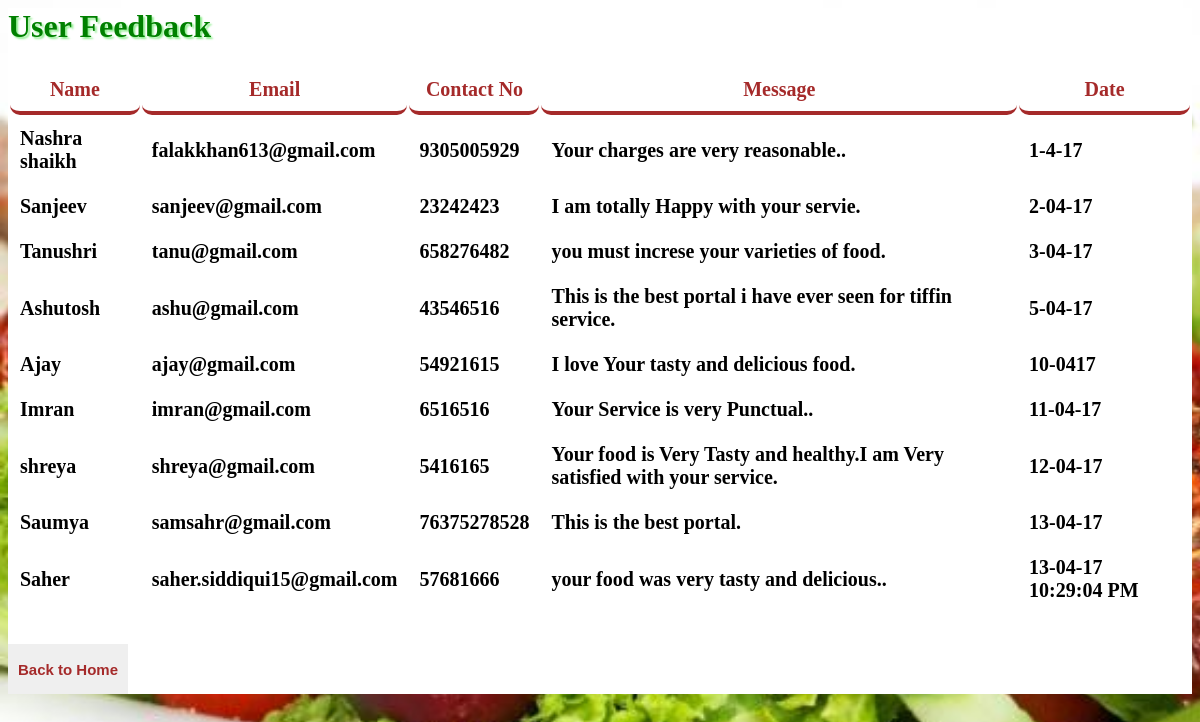
The page /adminZone/Userfeedback.php on the database its author committed.
### tables this page shows
CREATE TABLE IF NOT EXISTS `feedback` (
  `Id` int(11) NOT NULL AUTO_INCREMENT,
  `Name` varchar(30) NOT NULL,
  `Email` varchar(50) NOT NULL,
  `ContactNo` varchar(20) NOT NULL,
  `Message` varchar(1000) NOT NULL,
  `date` varchar(20) DEFAULT NULL,
  PRIMARY KEY (`Id`)
);

### adminZone/Userfeedback.php (the view, shortened to what this page needs)
<html>
    <head>
        <link href="../css/format.css" rel="stylesheet" type="text/css"/>
    </head>
    <body>
        <div class='feedback'>
        <h1>User Feedback</h1>
        <table cellpadding='10'>
            <tr>
                <th>Name</th><th>Email</th><th>Contact No</th><th>Message</th><th>Date</th>
            </tr>
            <?php
            include_once'../processes/connection.php';
            $query="select * from feedback";
            $result=mysqli_query($conn,$query);
            while($row=mysqli_fetch_array($result))
            {
            ?>
            <tr>
                <td><?php echo $row['Name'] ?></td><td><?php echo $row['Email'] ?></td><td><?php echo $row['ContactNo'] ?></td><td><?php echo $row['Message'] ?></td><td><?php echo $row['date'] ?></td>
            </tr>
            <?php } ?>
        </table>
         <input type="button" value="Back to Home" style="width: 120px; height: 50px; margin-top: 30px; font-size: 15px; border: 0; cursor: pointer; color:brown; font-weight: bold;" onclick="location.href='adminhome.php'">
            </div>
    </body>
</html>

### assets/css/format.css (style rules this page uses)
body { background-image: url('../images/back.jpg'); background-size: cover; }
.feedback { background-color: white; opacity: 0.8 text-align: center; //border:1px solid red; }
.feedback h1 { color: green; text-shadow: 2px 2px 2px lightgreen; }
table { //border:1px solid red; margin: 0px auto; }
table tr th { border-bottom: 4px solid brown; border-radius: 10px; color: brown; font-size: 20px; }
table tr td { font-size: 20px; HP Simplified; color: black; font-weight: bold; }

### rows shown on the page
feedback: Name "Nashra shaikh", Email "falakkhan613@gmail.com", ContactNo "9305005929", Message "Your charges are very reasonable..", date "1-4-17"
feedback: Name "Sanjeev", Email "sanjeev@gmail.com", ContactNo "23242423", Message "I am totally Happy with your servie.", date "2-04-17"
feedback: Name "Tanushri", Email "tanu@gmail.com", ContactNo "658276482", Message "you must increse your varieties of food.", date "3-04-17"
feedback: Name "Ashutosh", Email "ashu@gmail.com", ContactNo "43546516", Message "This is the best portal i have ever seen for tiffin service.", date "5-04-17"
feedback: Name "Ajay", Email "ajay@gmail.com", ContactNo "54921615", Message "I love Your tasty and delicious food.", date "10-0417"
feedback: Name "Imran", Email "imran@gmail.com", ContactNo "6516516", Message "Your Service is very Punctual..", date "11-04-17"
feedback: Name "shreya", Email "shreya@gmail.com", ContactNo "5416165", Message "Your food is Very Tasty and healthy.I am Very satisfied with your service.", date "12-04-17"
feedback: Name "Saumya", Email "samsahr@gmail.com", ContactNo "76375278528", Message "This is the best portal.", date "13-04-17"
feedback: Name "Saher", Email "saher.siddiqui15@gmail.com", ContactNo "57681666", Message "your food was very tasty and delicious..", date "13-04-17 10:29:04 PM"
